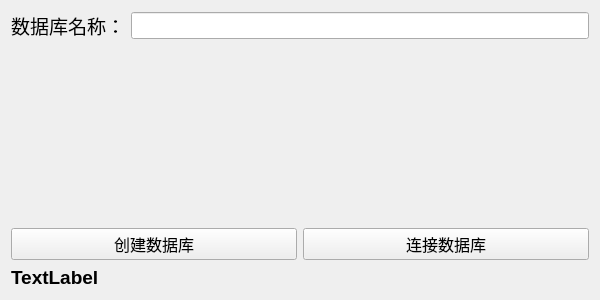
<?xml version="1.0" encoding="UTF-8"?>
<ui version="4.0">
 <class>Form</class>
 <widget class="QWidget" name="Form">
  <property name="geometry">
   <rect>
    <x>0</x>
    <y>0</y>
    <width>600</width>
    <height>300</height>
   </rect>
  </property>
  <property name="windowTitle">
   <string>Form</string>
  </property>
  <layout class="QVBoxLayout" name="verticalLayout">
   <item>
    <layout class="QHBoxLayout" name="horizontalLayout">
     <item>
      <widget class="QLabel" name="label">
       <property name="font">
        <font>
         <pointsize>14</pointsize>
        </font>
       </property>
       <property name="text">
        <string>数据库名称：</string>
       </property>
      </widget>
     </item>
     <item>
      <widget class="QLineEdit" name="lineEdit">
       <property name="font">
        <font>
         <pointsize>12</pointsize>
        </font>
       </property>
       <property name="text">
        <string/>
       </property>
      </widget>
     </item>
    </layout>
   </item>
   <item>
    <spacer name="verticalSpacer">
     <property name="orientation">
      <enum>Qt::Orientation::Vertical</enum>
     </property>
     <property name="sizeHint" stdset="0">
      <size>
       <width>20</width>
       <height>40</height>
      </size>
     </property>
    </spacer>
   </item>
   <item>
    <layout class="QHBoxLayout" name="horizontalLayout_2">
     <item>
      <widget class="QPushButton" name="pushButton_createdb">
       <property name="font">
        <font>
         <pointsize>12</pointsize>
        </font>
       </property>
       <property name="text">
        <string>创建数据库</string>
       </property>
      </widget>
     </item>
     <item>
      <widget class="QPushButton" name="pushButton_dbcon">
       <property name="font">
        <font>
         <pointsize>12</pointsize>
        </font>
       </property>
       <property name="text">
        <string>连接数据库</string>
       </property>
      </widget>
     </item>
    </layout>
   </item>
   <item>
    <widget class="QLabel" name="label_result">
     <property name="font">
      <font>
       <pointsize>14</pointsize>
       <bold>true</bold>
      </font>
     </property>
     <property name="text">
      <string>TextLabel</string>
     </property>
    </widget>
   </item>
  </layout>
 </widget>
 <resources/>
 <connections/>
</ui>
